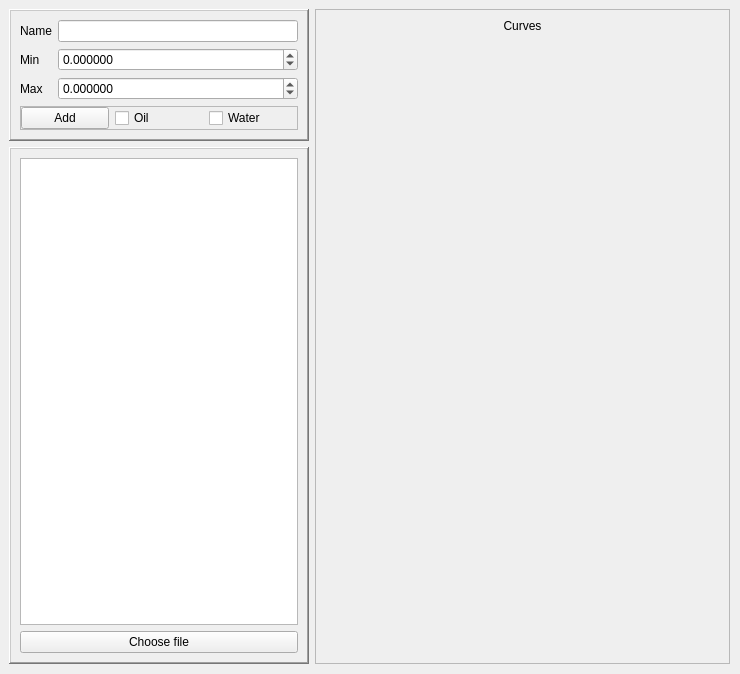
<?xml version="1.0" encoding="UTF-8"?>
<ui version="4.0">
 <class>MainWindow</class>
 <widget class="QMainWindow" name="MainWindow">
  <property name="geometry">
   <rect>
    <x>0</x>
    <y>0</y>
    <width>740</width>
    <height>674</height>
   </rect>
  </property>
  <property name="windowTitle">
   <string>MainWindow</string>
  </property>
  <widget class="QWidget" name="centralwidget">
   <layout class="QGridLayout" name="gridLayout">
    <property name="leftMargin">
     <number>9</number>
    </property>
    <property name="topMargin">
     <number>9</number>
    </property>
    <property name="rightMargin">
     <number>10</number>
    </property>
    <property name="bottomMargin">
     <number>10</number>
    </property>
    <item row="0" column="0">
     <widget class="QFrame" name="frame">
      <property name="maximumSize">
       <size>
        <width>300</width>
        <height>16777215</height>
       </size>
      </property>
      <property name="frameShape">
       <enum>QFrame::WinPanel</enum>
      </property>
      <property name="frameShadow">
       <enum>QFrame::Raised</enum>
      </property>
      <property name="lineWidth">
       <number>3</number>
      </property>
      <layout class="QFormLayout" name="formLayout">
       <item row="0" column="0">
        <widget class="QLabel" name="label">
         <property name="text">
          <string>Name</string>
         </property>
        </widget>
       </item>
       <item row="0" column="1">
        <widget class="QLineEdit" name="nameLineEdit"/>
       </item>
       <item row="1" column="0">
        <widget class="QLabel" name="label_2">
         <property name="text">
          <string>Min</string>
         </property>
        </widget>
       </item>
       <item row="1" column="1">
        <widget class="QDoubleSpinBox" name="minValueSpinBox">
         <property name="decimals">
          <number>6</number>
         </property>
         <property name="minimum">
          <double>-100000.000000000000000</double>
         </property>
         <property name="maximum">
          <double>100000.000000000000000</double>
         </property>
         <property name="singleStep">
          <double>0.000001000000000</double>
         </property>
        </widget>
       </item>
       <item row="2" column="0">
        <widget class="QLabel" name="label_3">
         <property name="text">
          <string>Max</string>
         </property>
        </widget>
       </item>
       <item row="2" column="1">
        <widget class="QDoubleSpinBox" name="maxValueSpinBox">
         <property name="decimals">
          <number>6</number>
         </property>
         <property name="minimum">
          <double>-100000.000000000000000</double>
         </property>
         <property name="maximum">
          <double>100000.000000000000000</double>
         </property>
         <property name="singleStep">
          <double>0.000001000000000</double>
         </property>
        </widget>
       </item>
       <item row="3" column="0" colspan="2">
        <widget class="QFrame" name="frame_4">
         <property name="frameShape">
          <enum>QFrame::StyledPanel</enum>
         </property>
         <property name="frameShadow">
          <enum>QFrame::Raised</enum>
         </property>
         <layout class="QHBoxLayout" name="horizontalLayout">
          <property name="leftMargin">
           <number>0</number>
          </property>
          <property name="topMargin">
           <number>0</number>
          </property>
          <property name="rightMargin">
           <number>0</number>
          </property>
          <property name="bottomMargin">
           <number>0</number>
          </property>
          <item>
           <widget class="QPushButton" name="addIntervalButton">
            <property name="text">
             <string>Add</string>
            </property>
           </widget>
          </item>
          <item>
           <widget class="QCheckBox" name="oilCurveCheckBox">
            <property name="text">
             <string>Oil</string>
            </property>
           </widget>
          </item>
          <item>
           <widget class="QCheckBox" name="waterCurveCheckBox">
            <property name="text">
             <string>Water</string>
            </property>
           </widget>
          </item>
         </layout>
        </widget>
       </item>
      </layout>
     </widget>
    </item>
    <item row="1" column="0">
     <widget class="QFrame" name="frame_2">
      <property name="maximumSize">
       <size>
        <width>300</width>
        <height>16777215</height>
       </size>
      </property>
      <property name="frameShape">
       <enum>QFrame::WinPanel</enum>
      </property>
      <property name="frameShadow">
       <enum>QFrame::Raised</enum>
      </property>
      <property name="lineWidth">
       <number>3</number>
      </property>
      <property name="midLineWidth">
       <number>2</number>
      </property>
      <layout class="QVBoxLayout" name="verticalLayout">
       <item>
        <widget class="QTextBrowser" name="fileTextBrowser"/>
       </item>
       <item>
        <widget class="QPushButton" name="chooseLogFile">
         <property name="text">
          <string>Choose file</string>
         </property>
        </widget>
       </item>
      </layout>
     </widget>
    </item>
    <item row="0" column="1" rowspan="2">
     <widget class="QScrollArea" name="scrollArea">
      <property name="minimumSize">
       <size>
        <width>300</width>
        <height>0</height>
       </size>
      </property>
      <property name="widgetResizable">
       <bool>true</bool>
      </property>
      <widget class="QWidget" name="scrollArea_3">
       <property name="geometry">
        <rect>
         <x>0</x>
         <y>0</y>
         <width>413</width>
         <height>653</height>
        </rect>
       </property>
       <layout class="QVBoxLayout" name="verticalLayout_4">
        <item>
         <widget class="QLabel" name="nameLogLabel">
          <property name="text">
           <string>Curves</string>
          </property>
          <property name="alignment">
           <set>Qt::AlignCenter</set>
          </property>
         </widget>
        </item>
        <item>
         <layout class="QGridLayout" name="logsScrollArea"/>
        </item>
        <item>
         <spacer name="verticalSpacer_2">
          <property name="orientation">
           <enum>Qt::Vertical</enum>
          </property>
          <property name="sizeHint" stdset="0">
           <size>
            <width>20</width>
            <height>40</height>
           </size>
          </property>
         </spacer>
        </item>
       </layout>
      </widget>
     </widget>
    </item>
   </layout>
  </widget>
 </widget>
 <resources/>
 <connections/>
</ui>
